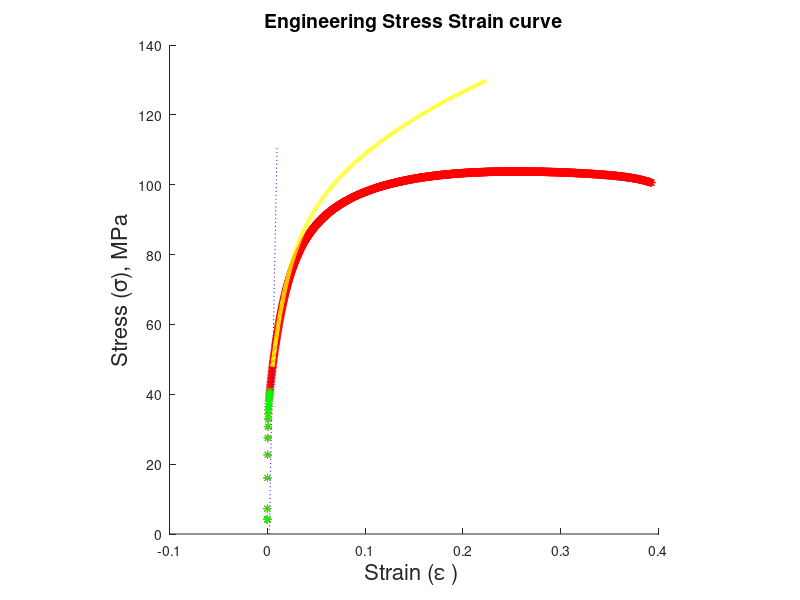

Recreate this plot in MATLAB.
 A=importdata('alum.txt');
 x=A.data(:,1);
 y=A.data(:,2);
 x1=A.data(1:20,1);
 y1=A.data(1:20,2);
 a=polyfit(x1,y1,1);
 Youngs_Modulus=a(1);
 display(Youngs_Modulus)
x4=0.002:0.0001:0.01;
 y2=a(1)*x4-0.002*a(1);
 
 i=1; 
while(y(i)>y2(i))
     i=i+1;
 end;
 x3=linspace(x(i),x(i-1),100000);
 y3=a(1)*x3-0.002*a(1);
 slope=(y(i)-y(i-1))/(x(i)-x(i-1));
 y4=slope*x3-slope*x(i)+y(i);
 j=1;
 while(y4(j)<=y3(j))
     j=j+1;
 end;
 Yield_Strength=y4(j);
 display(Yield_Strength)
  UTS=max(y);
 display(UTS);
  k=1;
   while(y(k)<UTS)
      k=k+1;
  end;
  m=1;
  while(Yield_Strength>=y(m))
      m=m+1;
  end;
   Plastic_strain=A.data(m-1:k,1);
   Stress=A.data(m-1:k,2);
   true_strain=log((Plastic_strain)+1);
   true_stress=Stress.*(Plastic_strain+1);
   q=log(true_strain);
   p=log(true_stress);
   t=polyfit(q,p,1);
   K=exp(t(2));
   strain_exponent=t(1);
   display(K)
   display(strain_exponent)
 hold on;
 plot(x,y,'r*');  
 plot(x4,y2,'b:');
 plot(x1,y1,'g*');
 plot(true_strain,true_stress,'y','LineWidth',3);
 axis('square');
 xlabel('Strain (\epsilon ) ','Fontsize',16);
ylabel('Stress (\sigma), MPa', 'Fontsize',16);
title('Engineering Stress Strain curve', 'Fontsize',14);
Ductility=x(length(x));
display(Ductility)

  